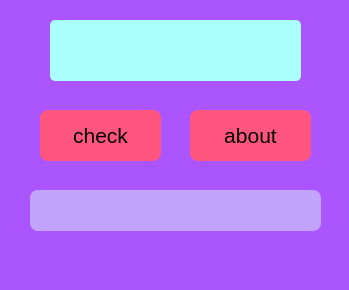
<?xml version="1.0" encoding="UTF-8"?>
<ui version="4.0">
 <class>MainWindow</class>
 <widget class="QMainWindow" name="MainWindow">
  <property name="geometry">
   <rect>
    <x>0</x>
    <y>0</y>
    <width>349</width>
    <height>290</height>
   </rect>
  </property>
  <property name="sizePolicy">
   <sizepolicy hsizetype="Fixed" vsizetype="Fixed">
    <horstretch>0</horstretch>
    <verstretch>0</verstretch>
   </sizepolicy>
  </property>
  <property name="windowTitle">
   <string>Guess Number</string>
  </property>
  <property name="styleSheet">
   <string notr="true">background-color: rgb(170, 85, 255);</string>
  </property>
  <widget class="QWidget" name="centralwidget">
   <widget class="QLineEdit" name="guess">
    <property name="geometry">
     <rect>
      <x>50</x>
      <y>20</y>
      <width>251</width>
      <height>61</height>
     </rect>
    </property>
    <property name="font">
     <font>
      <pointsize>25</pointsize>
      <bold>false</bold>
     </font>
    </property>
    <property name="styleSheet">
     <string notr="true">background-color: rgb(170, 255, 255);
color: rgb(0, 0, 170);
border-top-right-radius: 5px;
border-top-left-radius: 5px;
border-bottom-right-radius: 5px;
border-bottom-left-radius: 5px;</string>
    </property>
    <property name="text">
     <string/>
    </property>
    <property name="alignment">
     <set>Qt::AlignCenter</set>
    </property>
   </widget>
   <widget class="QLineEdit" name="state">
    <property name="geometry">
     <rect>
      <x>30</x>
      <y>190</y>
      <width>291</width>
      <height>41</height>
     </rect>
    </property>
    <property name="font">
     <font>
      <pointsize>17</pointsize>
      <bold>true</bold>
     </font>
    </property>
    <property name="styleSheet">
     <string notr="true">background-color: rgb(194, 164, 255);
color: rgb(117, 0, 175);
border-top-right-radius: 8px;
border-top-left-radius: 8px;
border-bottom-right-radius: 8px;
border-bottom-left-radius: 8px;</string>
    </property>
    <property name="text">
     <string/>
    </property>
    <property name="alignment">
     <set>Qt::AlignCenter</set>
    </property>
   </widget>
   <widget class="QPushButton" name="check">
    <property name="geometry">
     <rect>
      <x>40</x>
      <y>110</y>
      <width>121</width>
      <height>51</height>
     </rect>
    </property>
    <property name="font">
     <font>
      <pointsize>16</pointsize>
      <italic>false</italic>
      <bold>false</bold>
     </font>
    </property>
    <property name="styleSheet">
     <string notr="true">background-color: rgb(255, 85, 127);
border-top-right-radius: 8px;
border-top-left-radius: 8px;
border-bottom-right-radius: 8px;
border-bottom-left-radius: 8px;</string>
    </property>
    <property name="text">
     <string>check</string>
    </property>
   </widget>
   <widget class="QPushButton" name="about">
    <property name="geometry">
     <rect>
      <x>190</x>
      <y>110</y>
      <width>121</width>
      <height>51</height>
     </rect>
    </property>
    <property name="font">
     <font>
      <pointsize>16</pointsize>
      <italic>false</italic>
      <bold>false</bold>
     </font>
    </property>
    <property name="styleSheet">
     <string notr="true">background-color: rgb(255, 85, 127);
border-top-right-radius: 8px;
border-top-left-radius: 8px;
border-bottom-right-radius: 8px;
border-bottom-left-radius: 8px;</string>
    </property>
    <property name="text">
     <string>about</string>
    </property>
   </widget>
  </widget>
  <widget class="QMenuBar" name="menubar">
   <property name="geometry">
    <rect>
     <x>0</x>
     <y>0</y>
     <width>349</width>
     <height>22</height>
    </rect>
   </property>
  </widget>
  <widget class="QStatusBar" name="statusbar"/>
 </widget>
 <resources/>
 <connections/>
</ui>
